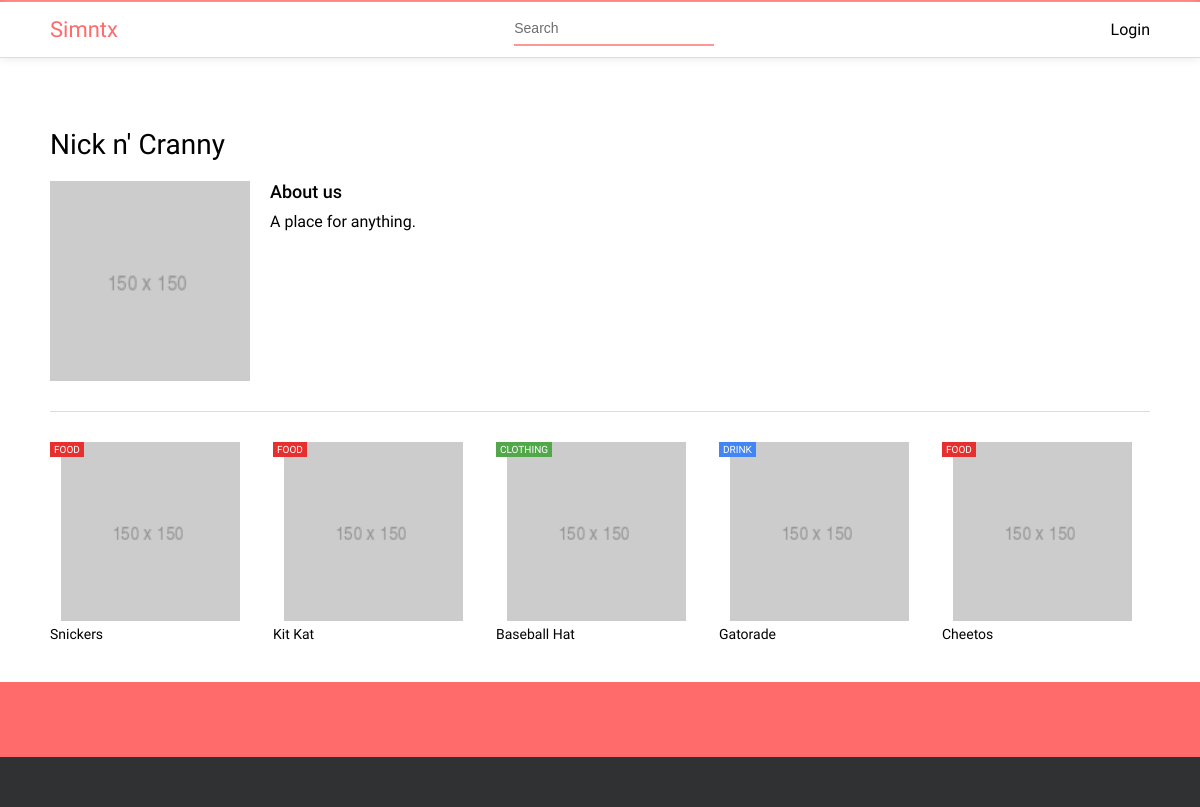
/vendor/nick_n_cranny, run on the app's committed database.
### core/models.py (models this page shows, shortened)
class Vendor(models.Model):
    title = models.CharField(max_length=100)
    slug = models.SlugField()
    description = models.TextField()
    image = models.ImageField(max_length=100)
    owner = models.ForeignKey('UserProfile', on_delete = models.CASCADE)

class Item(models.Model):
    title = models.CharField(max_length=100)
    price = models.FloatField()
    discount_price = models.FloatField(blank=True, null=True)
    label = models.CharField(choices=LABEL_CHOICES, max_length=1)
    slug = models.SlugField()
    description = models.TextField()
    image = models.ImageField()
    vendor = models.ForeignKey('Vendor', on_delete=models.CASCADE)
    tags = models.ManyToManyField('Tag')
    def get_absolute_url(self):
        return reverse("core:product", kwargs={
            'slug': self.slug
        })

class Tag(models.Model):
    name = models.CharField(max_length = 20)
    color = models.CharField(max_length = 7)

### core/views.py (the view)
# urls.py: path('vendor/<slug>', views.vendor, name='vendor'),
def vendor(request, slug):
    vendor = Vendor.objects.get(slug = slug)
    products = Item.objects.filter(vendor = vendor)
    return render(request, 'vendor.html', {'vendor': vendor, 'products': products})

### templates/vendor.html (shortened to what this page needs)
{% extends "base.html" %}
{% load staticfiles %}
{% block css %}
	<link rel = "stylesheet" type = "text/css" href = "{% static 'css/vendor.css' %}">
	<link rel = "stylesheet" type = "text/css" href = "{% static 'css/listings.css' %}">
{% endblock %}
{% block content %}
	<div id = "vendor-info">
		<p id = "vendor-name">{{ vendor.title }}</p>
		<div id = "vendor-detail">
			<div id = "vendor-image">
				<img src = "{{ vendor.image.url }}">
			</div>
			<div id = "vendor-desc">
				<p id = "about-label">About us</p>
				<p id = "vendor-about">{{ vendor.description }}</p>
			</div>
		</div>
	</div>
	<div id = "listings">
		{% for item in products %}
			{% include 'listing_item.html' with item=item %}
		{% endfor %}
	</div>
{% endblock %}

### templates/listing_item.html (shortened to what this page needs)
{% load staticfiles %}
<a href = "{{ item.get_absolute_url }}">
	<div class = "listing-item">
		<div class = "listing-image">
			<img src = "{{item.image.url}}">
			<div class = "listing-tags">
				{% if vendor == True %}
					{% for tag in item.tags %}
						<div class = "tag" style = "background-color: {{ tag.color }}">{{ tag.name }}</div>
					{% endfor %}
				{% else %}
					{% for tag in item.tags.all %}
						<div class = "tag" style = "background-color: {{ tag.color }}">{{ tag.name }}</div>
					{% endfor %}
				{% endif %}
			</div>
		</div>
		<div class = "listing-info">
			<div class = "listing-main">
				<p class = "listing-title">{{ item.title }}</p>
			</div>
		</div>
	</div>
</a>

### static_in_env/css/listings.css (style rules this page uses)
#listings { width: var(--safe); height: auto; display: grid; grid-template-columns: 1fr 1fr 1fr 1fr 1fr; grid-gap: 15px; padding-top: 30px; box-sizing: border-box; }
.listing-item { width: 200px; height: 100%; display: flex; flex-direction: column; //border: 1px solid #ddd; box-sizing: border-box; overflow: hidden; }
.listing-image { display: flex; justify-content: center; flex: 1; position: relative; }
.listing-image img { width: auto; height: 100%; }
.listing-tags { width: 100%; display: flex; position: absolute; top: 0; left: 0; //background-color: rgba(0, 0, 0, .2); }
.listing-info { width: 100%; display: flex; flex-direction: column; align-items: flex-start; margin-top: 5px; }
.listing-main { width: 100%; display: flex; justify-content: space-between; font-size: 14px; }
.listing-title { box-sizing: border-box; overflow: hidden; white-space: nowrap; }

### static_in_env/css/base.css (style rules this page uses)
:root { --safe: 100%; --primary: #ff6b6b; --secondary: #2f3133; --price: #116d00; }
* { margin: 0; padding: 0; }
body { display: flex; flex-direction: column; font-family: Roboto-Regular; border-top: 2px solid var(--primary); }
.tag { padding: 2px 4px; //margin-bottom: 2px; //border-radius: 2px; background-color: red; font-size: 10px; text-transform: uppercase; color: white; }
a:link { text-decoration: none; color: inherit; }
@media (min-width: 576px) { :root { --safe: 100%; } }
@media (min-width: 768px) { :root { --safe: 600px; } }
@media (min-width: 992px) { :root { --safe: 800px; } }
@media (min-width: 1200px) { :root { --safe: 1100px; } }

### static_in_env/css/nav.css (style rules this page uses)
p { padding: 0; margin: 0; }
::placeholder { font-size: 14px; color: var(--secondary); }

### data on the page
Vendor: title "Nick n' Cranny", image (picture), description "A place for anything."
Item: image (picture), title "Snickers"
Tag: name "FOOD"
Item: image (picture), title "Kit Kat"
Item: image (picture), title "Baseball Hat"
Tag: name "CLOTHING"
Item: image (picture), title "Gatorade"
Tag: name "DRINK"
Item: image (picture), title "Cheetos"
